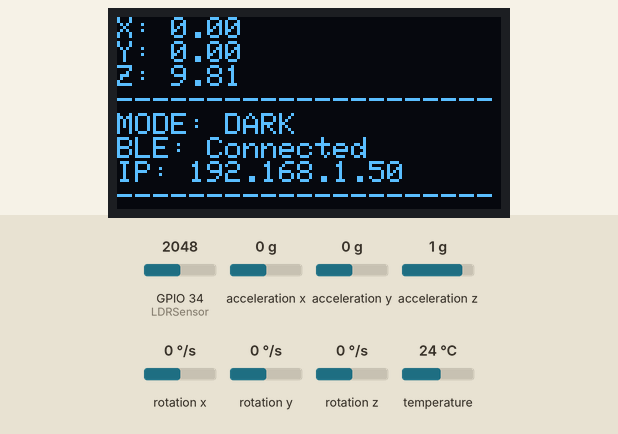
Recording of a program running on a simulated ESP32. On the bench: 128×64 one-colour display. Inputs (shaded band) come from the test bench; at power-on: acceleration x 0 g, acceleration y 0 g, acceleration z 1 g, rotation x 0 °/s, rotation y 0 °/s, GPIO 34 (LDRSensor) = 2048, rotation z 0 °/s, temperature 24 °C. WiFi joins after 1.5 s; servers stay silent unless stated; USB keyboard and mouse output is not drawn; what the program prints to the serial monitor is not drawn.

Above: at 3.2 s.
3.3 s: acceleration x set to -1.4 g
At 3.45 s:
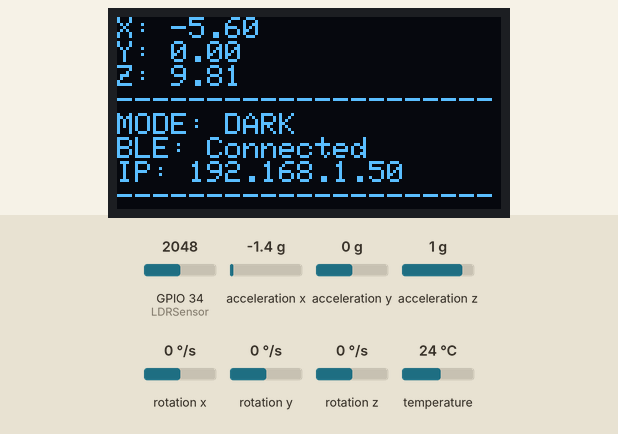
4.9 s: acceleration y set to -1.4 g
At 5.06 s:
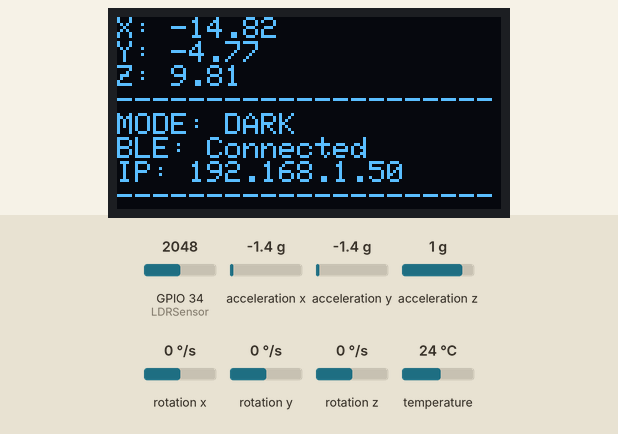
6.5 s: acceleration z set to -1.4 g
At 9.1 s:
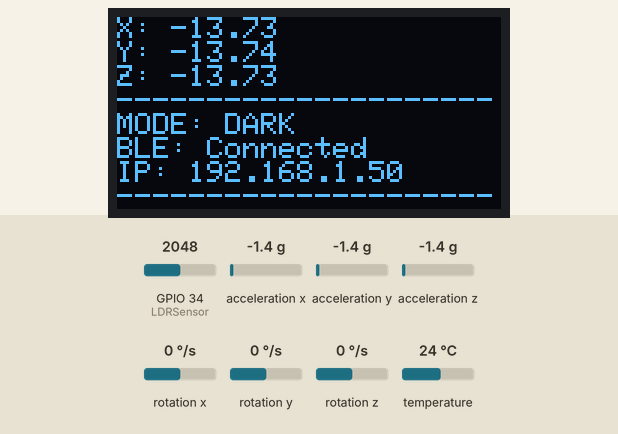
9.5 s: rotation x set to 7 °/s
At 11.0 s:
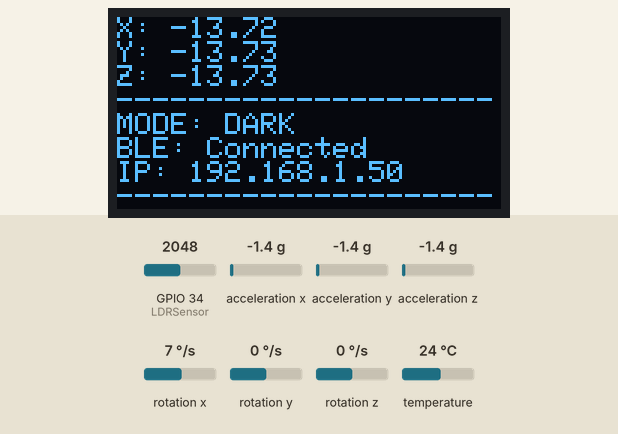
11.2 s: rotation y set to -192 °/s
At 11.68 s:
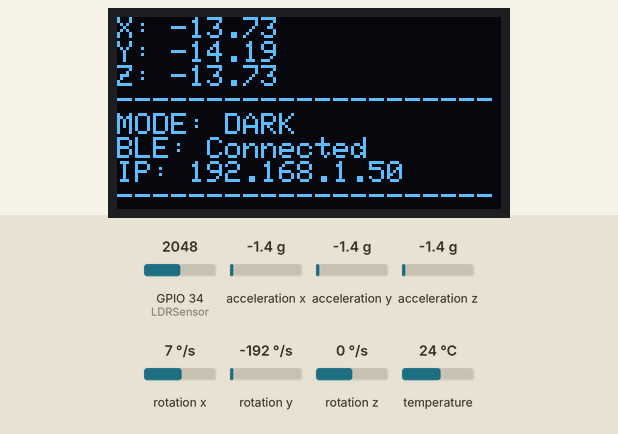

Measured:
- after the input at 3.3 s, the display: changes after 0.10 s (image 1)
- after the input at 9.5 s, the display: changes after 0.07 s (image 4)
- after the input at 11.2 s, the display: first changes after 0.09 s (image 5 shows a later state)
- what the display in image 3 shows lasts 0.5 s, from 8.8 s to 9.3 s

The program:

main.cpp
```cpp
#include <Arduino.h>
#include <Adafruit_MPU6050.h>
#include <Adafruit_Sensor.h>
#include <Wire.h>
#include <WiFi.h>
#include <AsyncTCP.h>
#include <ESPAsyncWebServer.h>
#include <BleKeyboard.h>
#include <Adafruit_GFX.h>
#include <Adafruit_SSD1306.h>

// --- WIFI CREDENTIALS ---
const char* ssid = "ZEenoz";
const char* pass = "6kwhR471jdj";

// --- OBJECT DECLARATIONS ---
BleKeyboard bleKeyboard("ESP32 Presenter", "FurrTech", 100);
Adafruit_SSD1306 display(128, 64, &Wire, -1);
Adafruit_MPU6050 mpu;
AsyncWebServer server(80);
AsyncWebSocket ws("/ws");
const int LDRSensor = 34;

// --- KALMAN FILTER VARIABLES ---
float x_angle = 0, y_angle = 0, x_bias = 0, y_bias = 0;
float P[2][2] = {{1, 0}, {0, 1}};
float q_angle = 0.01, q_bias = 0.01, r_measure = 0.01;

// --- TIMER & GESTURE CONTROL ---
unsigned long lastTime = 0;
const long timerDelay = 100;
bool gesture_sent = false;
const float GESTURE_THRESHOLD = 5.0;

// --- STATE MACHINE VARIABLES (Global States) ---
bool slideModeEnabled = true;
int lastPhysicalLdrStatus = 0;
String actionStatus = "STATUS: IDLE";
bool webClientReady = false;


sensors_event_t mpu_accel, mpu_gyro, mpu_temp;
int ldrValue = 0;
int currentPhysicalLdrStatus = 0;
float filteredX = 0, filteredY = 0, z_accel = 0;

const char index_html[] PROGMEM = R"rawliteral(
<!DOCTYPE HTML><html>
<head>
<title>ESP32 Sensor Dashboard</title>
<meta name="viewport" content="width=device-width, initial-scale=1">
<style>
body { font-family: Arial, sans-serif; text-align: center; background-color: #282c34; color: white; margin: 0; padding: 20px; }
h1 { color: #61dafb; }
#sensorCanvas { background-color: #20232a; border: 1px solid #61dafb; margin: 20px auto; }
.sensor-grid { display: grid; grid-template-columns: 1fr 1fr; max-width: 400px; margin: auto; gap: 10px; }
.sensor-data { font-size: 1.2em; background-color: #3c4049; padding: 10px; border-radius: 5px; }
#action-status { font-size: 1.5em; color: #61dafb; margin-top: 20px; min-height: 1.5em; }
</style>
</head>
<body>
<h1>ESP32 Live Dashboard</h1>
<div class="sensor-grid">
<div class="sensor-data">X: <span id="x_val">0.00</span></div>
<div class="sensor-data">Y: <span id="y_val">0.00</span></div>
<div class="sensor-data">Z: <span id="z_val">0.00</span></div>
<div class="sensor-data">LDR: <span id="ldr_val">...</span></div>
</div>
<canvas id="sensorCanvas" width="300" height="300"></canvas>
<div id="action-status">STATUS: IDLE</div>
<script>
var gateway = `ws://${window.location.hostname}/ws`;
var websocket;
window.addEventListener('load', function() { initWebSocket(); drawGrid(0, 0); });
function initWebSocket() { websocket = new WebSocket(gateway); websocket.onopen = onOpen; websocket.onclose = onClose; websocket.onmessage = onMessage; }
function onOpen(event) { console.log('Connection opened'); websocket.send("CLIENT_READY"); }
function onClose(event) { console.log('Connection closed'); setTimeout(initWebSocket, 2000); }
const canvas = document.getElementById('sensorCanvas'); const ctx = canvas.getContext('2d'); const centerX = canvas.width / 2; const centerY = canvas.height / 2;
function drawGrid(x, y) {
ctx.clearRect(0, 0, canvas.width, canvas.height); ctx.strokeStyle = '#4a4f58'; ctx.lineWidth = 1; ctx.beginPath(); ctx.moveTo(0, centerY); ctx.lineTo(canvas.width, centerY); ctx.moveTo(centerX, 0); ctx.lineTo(centerX, canvas.height); ctx.stroke();
let plotX = centerX + (x / 45.0) * centerX; let plotY = centerY - (y / 45.0) * centerY;
ctx.beginPath(); ctx.arc(plotX, plotY, 12, 0, 2 * Math.PI, false); ctx.fillStyle = '#61dafb'; ctx.fill(); ctx.strokeStyle = '#cff4ff'; ctx.lineWidth = 2; ctx.stroke();
}
function onMessage(event) {
var data = JSON.parse(event.data);
document.getElementById('x_val').innerText = data.x.toFixed(2);
document.getElementById('y_val').innerText = data.y.toFixed(2);
document.getElementById('z_val').innerText = data.z.toFixed(2);
document.getElementById('ldr_val').innerText = (data.ldr === 1) ? "DARKNESS" : "BRIGHT";
if (data.action) { document.getElementById('action-status').innerText = data.action; }
drawGrid(data.x, data.y);
}
</script>
</body>
</html>
)rawliteral";


// Kalman filter function (Unchanged)
float kalmanFilter(float newAngle, float newRate, float dt, float &angle, float &bias) {
    float rate = newRate - bias; angle += dt * rate; P[0][0] += dt * (dt * P[1][1] - P[0][1] - P[1][0] + q_angle); P[0][1] -= dt * P[1][1]; P[1][0] -= dt * P[1][1]; P[1][1] += q_bias * dt;
    float S = P[0][0] + r_measure; float K[2] = {P[0][0] / S, P[1][0] / S}; float y = newAngle - angle; angle += K[0] * y; bias += K[1] * y;
    P[0][0] -= K[0] * P[0][0]; P[0][1] -= K[0] * P[0][1]; P[1][0] -= K[1] * P[0][0]; P[1][1] -= K[1] * P[0][1]; return angle;
}

// Full WebSocket Event Handler (Unchanged)
void onWebSocketEvent(AsyncWebSocket *server, AsyncWebSocketClient *client, AwsEventType type, void *arg, uint8_t *data, size_t len) {
  switch (type) {
    case WS_EVT_CONNECT:
      Serial.printf("WebSocket client #%u connected from %s\n", client->id(), client->remoteIP().toString().c_str());
      webClientReady = false;
      break;
    case WS_EVT_DISCONNECT:
      Serial.printf("WebSocket client #%u disconnected\n", client->id());
      webClientReady = false;
      break;
    case WS_EVT_DATA: {
      AwsFrameInfo *info = (AwsFrameInfo*)arg;
      if (info->final && info->index == 0 && info->len == len && info->opcode == WS_TEXT) {
        data[len] = 0;
        if (strcmp((char*)data, "CLIENT_READY") == 0) {
          Serial.println("Web client is ready. Starting data stream.");
          webClientReady = true;
        }
      }
      break;
    }
    case WS_EVT_PONG:
    case WS_EVT_ERROR:
      break;
  }
}

// Setup function (Unchanged)
void setup() {
  Serial.begin(115200);
  Wire.begin();

  bleKeyboard.begin();

  if (!mpu.begin()) { Serial.println("MPU6050 not found!"); while (1) delay(10); }
  mpu.setAccelerometerRange(MPU6050_RANGE_8_G);
  mpu.setGyroRange(MPU6050_RANGE_500_DEG);
  mpu.setFilterBandwidth(MPU6050_BAND_10_HZ);

  if(!display.begin(SSD1306_SWITCHCAPVCC, 0x3C)) { Serial.println(F("SSD1306 allocation failed")); }
  else {
    display.clearDisplay(); display.setTextSize(1); display.setTextColor(SSD1306_WHITE);
    display.setCursor(0,0); display.println("System Booting..."); display.display();
  }

  WiFi.begin(ssid, pass);
  while (WiFi.status() != WL_CONNECTED) { delay(1000); Serial.println("Connecting to WiFi.."); }
  Serial.println(WiFi.localIP());

  ws.onEvent(onWebSocketEvent);
  server.addHandler(&ws);
  server.on("/", HTTP_GET, [](AsyncWebServerRequest *request){ request->send(200, "text/html", index_html); });
  server.begin();
}


// --- STATE 1: READ INPUTS ---
void readAllSensors() {
  mpu.getEvent(&mpu_accel, &mpu_gyro, &mpu_temp);
  ldrValue = analogRead(LDRSensor);
  currentPhysicalLdrStatus = (ldrValue < 2000) ? 0 : 1; // 0=Bright, 1=Dark
}

// --- STATE 2.1: PROCESS LDR LOGIC ---
void updateLDRToggleState() {
  if (currentPhysicalLdrStatus == 1 && lastPhysicalLdrStatus == 0) {
    slideModeEnabled = !slideModeEnabled;
    Serial.print("Mode Toggled: "); Serial.println(slideModeEnabled ? "BRIGHT" : "DARK");
  }
  lastPhysicalLdrStatus = currentPhysicalLdrStatus;
}

// --- STATE 2.2: PROCESS SENSOR DATA ---
void runKalmanFilter() {
  float dt = timerDelay / 1000.0;
  filteredX = kalmanFilter(mpu_accel.acceleration.x, mpu_gyro.gyro.x, dt, x_angle, x_bias);
  filteredY = kalmanFilter(mpu_accel.acceleration.y, mpu_gyro.gyro.y, dt, y_angle, y_bias);
  z_accel = mpu_accel.acceleration.z;
}

// --- STATE 2.3: PROCESS GESTURE LOGIC ---
void updateGestureState() {
  if (bleKeyboard.isConnected()) {
    if (slideModeEnabled) {
      if (filteredY >= GESTURE_THRESHOLD && !gesture_sent) {
        bleKeyboard.write(KEY_LEFT_ARROW);
        actionStatus = "SENT: <- LEFT";
        gesture_sent = true;
      } else if (filteredY <= -GESTURE_THRESHOLD && !gesture_sent) {
        bleKeyboard.write(KEY_RIGHT_ARROW);
        actionStatus = "SENT: RIGHT ->";
        gesture_sent = true;
      }
    }

    if (abs(filteredY) < 3) {
      gesture_sent = false;
      if (actionStatus.startsWith("SENT:")) {
        actionStatus = "STATUS: IDLE";
      }
    }
  } else {
      actionStatus = "BLE Waiting...";
  }
}

// --- STATE 3.1: WRITE OUTPUT (WebSocket) ---
void sendDataToWebSocket() {
  if (webClientReady && ws.count() > 0) {
    int toggledModeStatus = (slideModeEnabled) ? 0 : 1; // 0=BRIGHT, 1=DARK
    String jsonData = "{\"x\":"+String(filteredX)+", \"y\":"+String(filteredY)+", \"z\":"+String(z_accel)+
                      ", \"ldr\":"+String(toggledModeStatus)+", \"action\":\""+actionStatus+"\"}";
    ws.textAll(jsonData);
  }
}

// --- STATE 3.2: WRITE OUTPUT (OLED) ---
void updateOLEDDisplay() {
  display.clearDisplay();
  display.setTextSize(1);
  display.setCursor(0, 0);

  display.printf("X: %-7.2f\n", filteredX);
  display.printf("Y: %-7.2f\n", filteredY);
  display.printf("Z: %-7.2f\n", z_accel);
  display.println("---------------------");

  display.print("MODE: ");
  display.println(slideModeEnabled ? "BRIGHT" : "DARK");
  display.print("BLE: ");
  display.println(bleKeyboard.isConnected() ? "Connected" : "Waiting...");
  display.print("IP: ");
  display.println(WiFi.localIP());
  display.println("---------------------");

  display.println(actionStatus);

  display.display();
}

// --- NEW MAIN LOOP (State Machine) ---
void loop() {
  ws.cleanupClients();

  if ((millis() - lastTime) > timerDelay) {
    lastTime = millis();

    // --- STATE 1: READ INPUTS ---
    readAllSensors();

    // --- STATE 2: PROCESS LOGIC ---
    updateLDRToggleState();
    runKalmanFilter();
    updateGestureState();

    // --- STATE 3: WRITE OUTPUTS ---
    sendDataToWebSocket();
    updateOLEDDisplay();
  }
}
```
